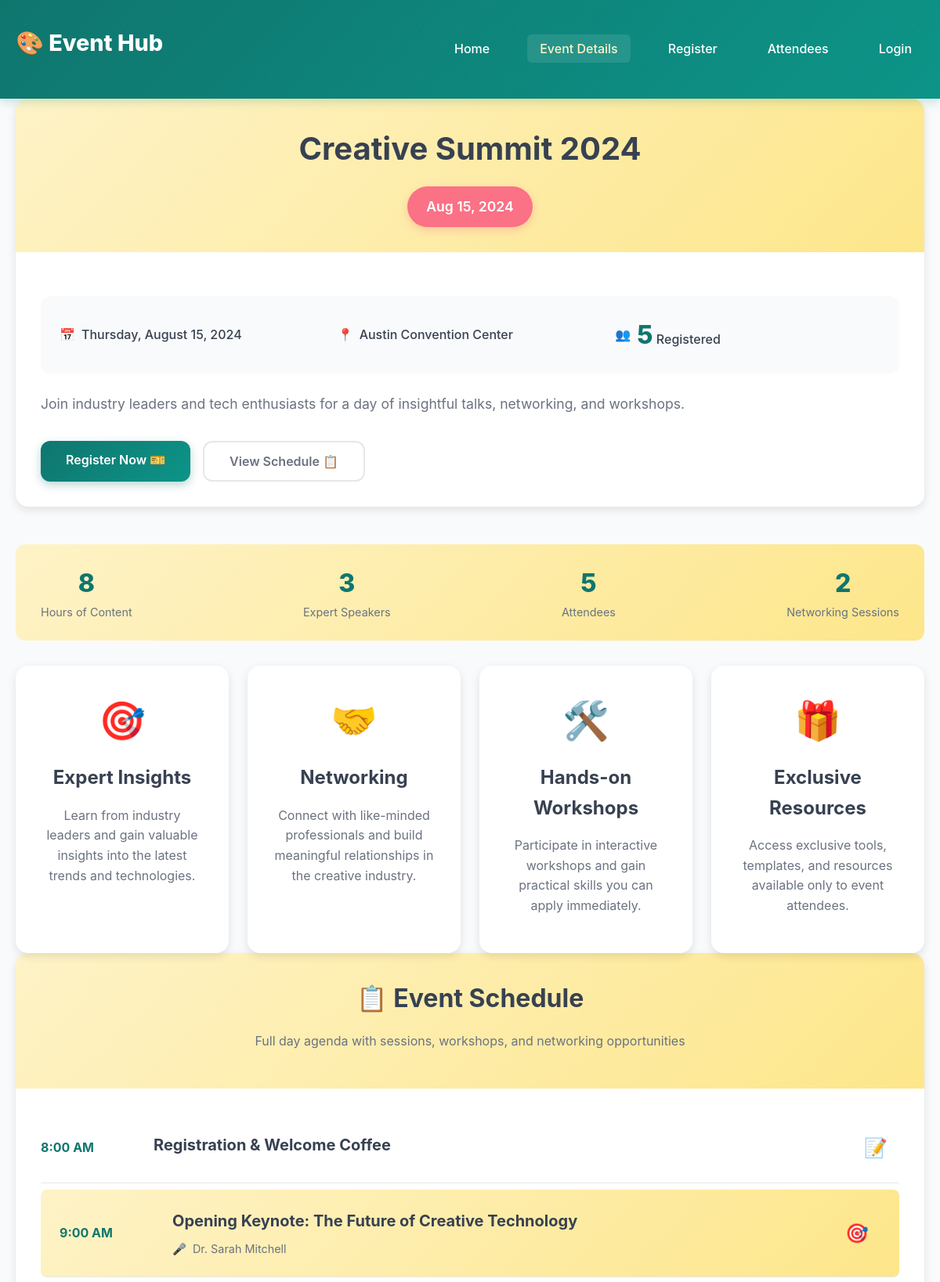
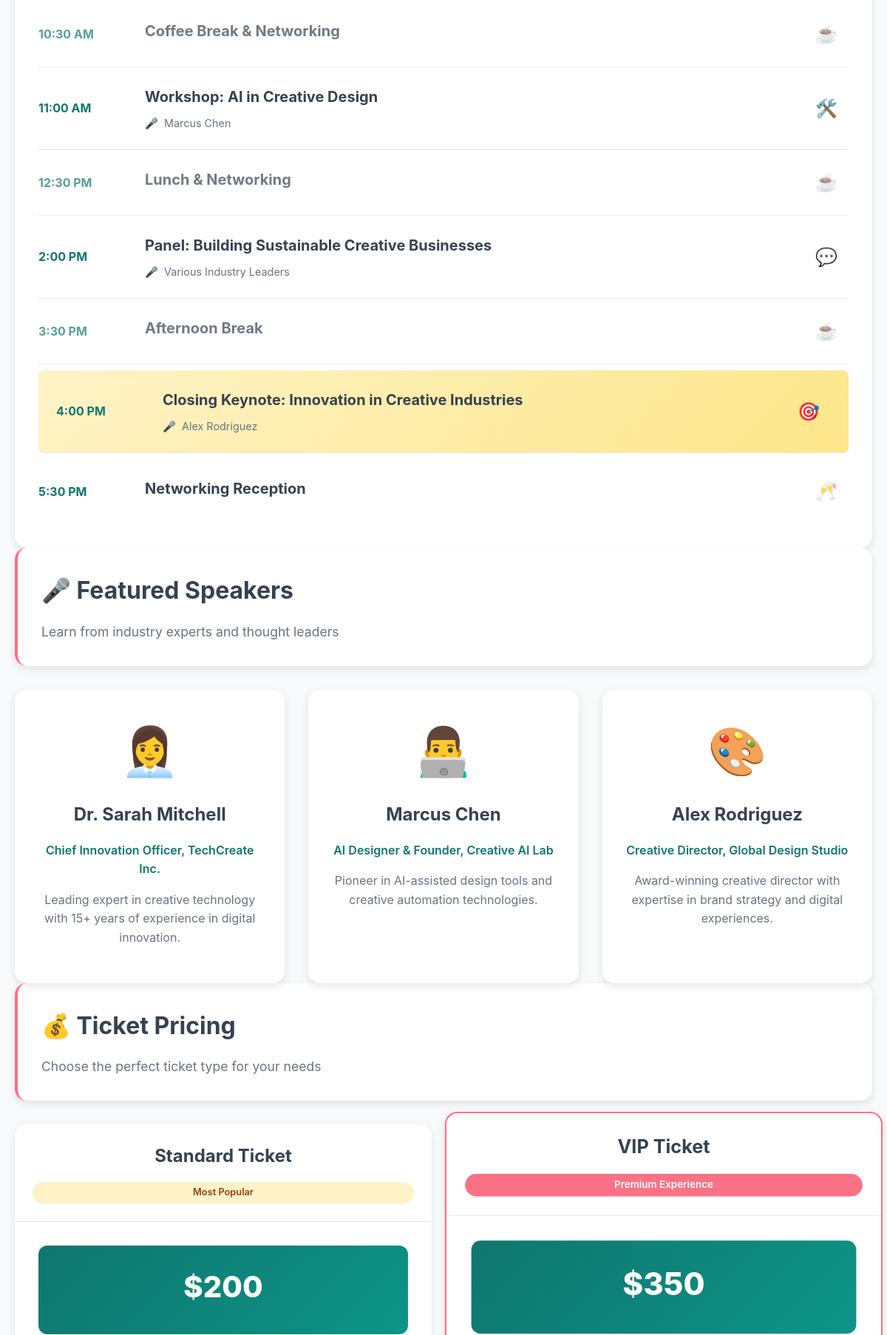
/pages/event_details.php (upper part), run on the app's committed database (2 pictures, top to bottom).
### tables this page shows
CREATE TABLE events (
    id INT AUTO_INCREMENT PRIMARY KEY,
    name VARCHAR(150) NOT NULL,
    date DATE NOT NULL,
    location VARCHAR(150) NOT NULL,
    description TEXT NOT NULL,
    created_at TIMESTAMP DEFAULT CURRENT_TIMESTAMP
);

### pages/event_details.php (the view, shortened to what this page needs)
<?php
$host = 'localhost';
$dbname = 'event_registration';
$username = 'root';
$password = '';
$event = null;
$attendee_count = 0;
try {
    $pdo = new PDO("mysql:host=$host;dbname=$dbname;charset=utf8", $username, $password);
    $pdo->setAttribute(PDO::ATTR_ERRMODE, PDO::ERRMODE_EXCEPTION);
    $event_id = isset($_GET['id']) ? (int)$_GET['id'] : 1;
    $stmt = $pdo->prepare("SELECT * FROM events WHERE id = ?");
    $stmt->execute([$event_id]);
    $event = $stmt->fetch(PDO::FETCH_ASSOC);
    $stmt = $pdo->prepare("SELECT COUNT(*) as count FROM attendees WHERE event_id = ?");
    $stmt->execute([$event_id]);
    $attendee_count = $stmt->fetch(PDO::FETCH_ASSOC)['count'];
} catch (Exception $e) {
    $error_message = "Database error: " . $e->getMessage();
}
$schedule = [
    [
        'time' => '8:00 AM',
        'title' => 'Registration & Welcome Coffee',
        'speaker' => '',
        'type' => 'registration'
    ],
    [
        'time' => '9:00 AM',
        'title' => 'Opening Keynote: The Future of Creative Technology',
        'speaker' => 'Dr. Sarah Mitchell',
        'type' => 'keynote'
    ],
    [
        'time' => '10:30 AM',
        'title' => 'Coffee Break & Networking',
        'speaker' => '',
        'type' => 'break'
    ],
    [
        'time' => '11:00 AM',
        'title' => 'Workshop: AI in Creative Design',
        'speaker' => 'Marcus Chen',
        'type' => 'workshop'
    ],
    [
        'time' => '12:30 PM',
        'title' => 'Lunch & Networking',
        'speaker' => '',
        'type' => 'break'
    ],
    [
        'time' => '2:00 PM',
        'title' => 'Panel: Building Sustainable Creative Businesses',
        'speaker' => 'Various Industry Leaders',
        'type' => 'panel'
    ],
    [
        'time' => '3:30 PM',
        'title' => 'Afternoon Break',
        'speaker' => '',
        'type' => 'break'
    ],
    [
        'time' => '4:00 PM',
        'title' => 'Closing Keynote: Innovation in Creative Industries',
        'speaker' => 'Alex Rodriguez',
        'type' => 'keynote'
    ],
    [
        'time' => '5:30 PM',
        'title' => 'Networking Reception',
        'speaker' => '',
        'type' => 'social'
    ]
];
$speakers = [
    [
        'name' => 'Dr. Sarah Mitchell',
        'title' => 'Chief Innovation Officer, TechCreate Inc.',
        'bio' => 'Leading expert in creative technology with 15+ years of experience in digital innovation.',
        'image' => '👩‍💼'
    ],
    [
        'name' => 'Marcus Chen',
        'title' => 'AI Designer & Founder, Creative AI Lab',
        'bio' => 'Pioneer in AI-assisted design tools and creative automation technologies.',
        'image' => '👨‍💻'
    ],
    [
        'name' => 'Alex Rodriguez',
        'title' => 'Creative Director, Global Design Studio',
        'bio' => 'Award-winning creative director with expertise in brand strategy and digital experiences.',
        'image' => '🎨'
    ]
];
$pricing = [
    'early_bird' => [
        'standard' => 150,
        'vip' => 250,
        'deadline' => '2024-07-15'
    ],
    'regular' => [
        'standard' => 200,
        'vip' => 350
    ]
];
$is_early_bird = date('Y-m-d') <= $pricing['early_bird']['deadline'];
?>
<!DOCTYPE html>
<html lang="en">
<head>
    <link rel="stylesheet" href="../assets/css/styles.css">
</head>
<body>
    <header class="main-header">
        <div class="container">
            <div class="header-content">
                <div class="logo">
                    <h1>🎨 Event Hub</h1>
                </div>
                <nav>
                    <ul class="nav-links">
                        <li><a href="index.php">Home</a></li>
                        <li><a href="event-details.php" class="active">Event Details</a></li>
                        <li><a href="registration.php">Register</a></li>
                        <li><a href="attendees.php">Attendees</a></li>
                        <li><a href="login.php">Login</a></li>
                    </ul>
                </nav>
            </div>
        </div>
    </header>
    <main>
        <div class="container">
            <?php if ($event): ?>
                <section class="event-hero">
                    <div class="card">
                        <div class="card-header">
                            <h1><?php echo htmlspecialchars($event['name']); ?></h1>
                            <div class="event-badge">
                                <?php echo date('M j, Y', strtotime($event['date'])); ?>
                            </div>
                        </div>
                        <div class="card-content">
                            <div class="event-meta">
                                <div class="meta-item">
                                    <span class="detail-icon">📅</span>
                                    <span><?php echo date('l, F j, Y', strtotime($event['date'])); ?></span>
                                </div>
                                <div class="meta-item">
                                    <span class="detail-icon">📍</span>
                                    <span><?php echo htmlspecialchars($event['location']); ?></span>
                                </div>
                                <div class="meta-item">
                                    <span class="detail-icon">👥</span>
                                    <span><span class="stat-number"><?php echo $attendee_count; ?></span> Registered</span>
                                </div>
                            </div>
                            <p class="event-description">
                                <?php echo htmlspecialchars($event['description']); ?>
                            </p>
                            <div class="hero-actions">
                                <a href="registration.php" class="btn btn-primary">
                                    Register Now 🎫
                                </a>
                                <a href="#schedule" class="btn btn-outline">
                                    View Schedule 📋
                                </a>
                            </div>
                        </div>
                    </div>
                </section>
                <section class="event-highlights">
                    <div class="stats-bar">
                        <div class="stat-item">
                            <div class="stat-number">8</div>
                            <div class="stat-label">Hours of Content</div>
                        </div>
                        <div class="stat-item">
                            <div class="stat-number">3</div>
                            <div class="stat-label">Expert Speakers</div>
                        </div>
                        <div class="stat-item">
                            <div class="stat-number"><?php echo $attendee_count; ?></div>
                            <div class="stat-label">Attendees</div>
                        </div>
                        <div class="stat-item">
                            <div class="stat-number">2</div>
                            <div class="stat-label">Networking Sessions</div>
                        </div>
                    </div>
                    <div class="highlights-grid">
                        <div class="highlight-item card">
                            <div class="highlight-icon">🎯</div>
                            <h3>Expert Insights</h3>
                            <p>Learn from industry leaders and gain valuable insights into the latest trends and technologies.</p>
                        </div>
                        <div class="highlight-item card">
                            <div class="highlight-icon">🤝</div>
                            <h3>Networking</h3>
                            <p>Connect with like-minded professionals and build meaningful relationships in the creative industry.</p>
                        </div>
                        <div class="highlight-item card">
                            <div class="highlight-icon">🛠️</div>
                            <h3>Hands-on Workshops</h3>
                            <p>Participate in interactive workshops and gain practical skills you can apply immediately.</p>
                        </div>
                        <div class="highlight-item card">
                            <div class="highlight-icon">🎁</div>
                            <h3>Exclusive Resources</h3>
                            <p>Access exclusive tools, templates, and resources available only to event attendees.</p>
                        </div>
                    </div>
                </section>
                <section id="schedule" class="event-schedule">
                    <div class="card">
                        <div class="card-header">
                            <h2>📋 Event Schedule</h2>
                            <p>Full day agenda with sessions, workshops, and networking opportunities</p>
                        </div>
                        <div class="schedule-container">
                            <?php foreach ($schedule as $item): ?>
                                <div class="schedule-item <?php echo $item['type']; ?>">
                                    <div class="schedule-time">
                                        <strong><?php echo $item['time']; ?></strong>
                                    </div>
                                    <div class="schedule-content">
                                        <h4><?php echo htmlspecialchars($item['title']); ?></h4>
                                        <?php if ($item['speaker']): ?>
                                            <p class="schedule-speaker">
                                                <span class="detail-icon">🎤</span>
                                                <?php echo htmlspecialchars($item['speaker']); ?>
                                            </p>
                                        <?php endif; ?>
                                    </div>
                                    <div class="schedule-type">
                                        <?php
                                        $type_icons = [
                                            'registration' => '📝',
                                            'keynote' => '🎯',
                                            'workshop' => '🛠️',
                                            'panel' => '💬',
                                            'break' => '☕',
                                            'social' => '🥂'
                                        ];
                                        echo $type_icons[$item['type']] ?? '📅';
                                        ?>
                                    </div>
                                </div>
                            <?php endforeach; ?>
                        </div>
                    </div>
                </section>
                <section class="speakers-section">
                    <div class="page-header">
                        <h2>🎤 Featured Speakers</h2>
                        <p>Learn from industry experts and thought leaders</p>
                    </div>
                    <div class="speakers-grid">
                        <?php foreach ($speakers as $speaker): ?>
                            <div class="speaker-card card">
                                <div class="speaker-avatar">
                                    <?php echo $speaker['image']; ?>
                                </div>
                                <div class="speaker-info">
                                    <h3><?php echo htmlspecialchars($speaker['name']); ?></h3>
                                    <p class="speaker-title"><?php echo htmlspecialchars($speaker['title']); ?></p>
                                    <p class="speaker-bio"><?php echo htmlspecialchars($speaker['bio']); ?></p>
                                </div>
                            </div>
                        <?php endforeach; ?>
                    </div>
                </section>
                <section class="pricing-section">
                    <div class="page-header">
                        <h2>💰 Ticket Pricing</h2>
                        <p>Choose the perfect ticket type for your needs</p>
                    </div>
                    <div class="pricing-grid">
                        <div class="pricing-card card">
                            <div class="pricing-header">
                                <h3>Standard Ticket</h3>
                                <div class="ticket-badge ticket-standard">Most Popular</div>
                            </div>
                            <div class="pricing-content">
                                <div class="price-display">
                                    <div class="price">
                                        $<?php echo $is_early_bird ? $pricing['early_bird']['standard'] : $pricing['regular']['standard']; ?>
                                    </div>
                                </div>
                            </div>
                        </div>
                        <div class="pricing-card card vip-card">
                            <div class="pricing-header">
                                <h3>VIP Ticket</h3>
                                <div class="ticket-badge ticket-vip">Premium Experience</div>
                            </div>
                            <div class="pricing-content">
                                <div class="price-display">
                                    <div class="price">
                                        $<?php echo $is_early_bird ? $pricing['early_bird']['vip'] : $pricing['regular']['vip']; ?>
                                    </div>
                                </div>
                            </div>
                        </div>
                    </div>
                </section>
            <?php endif; ?>
        </div>
    </main>
</body>
</html>

### data on the page
events: name "Creative Summit 2024", date "Aug 15, 2024", date "Thursday, August 15, 2024", location "Austin Convention Center", description "Join industry leaders and tech enthusiasts for a day of insightful talks, networking, and workshops."

### other printed values
$attendee_count "5"
$item['time'] "8:00 AM"
$item['title'] "Registration & Welcome Coffee"
$type_icons[$item['type']] "📝"
$item['time'] "9:00 AM"
$item['title'] "Opening Keynote: The Future of Creative Technology"
$item['speaker'] "Dr. Sarah Mitchell"
$type_icons[$item['type']] "🎯"
$item['time'] "10:30 AM"
$item['title'] "Coffee Break & Networking"
$type_icons[$item['type']] "☕"
$item['time'] "11:00 AM"
$item['title'] "Workshop: AI in Creative Design"
$item['speaker'] "Marcus Chen"
$type_icons[$item['type']] "🛠️"
